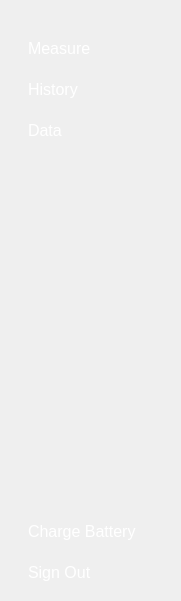
  <widget class="QWidget" name="sideBar" native="true">
   <property name="geometry">
    <rect>
     <x>0</x>
     <y>0</y>
     <width>181</width>
     <height>601</height>
    </rect>
   </property>
   <property name="styleSheet">
    <string notr="true">/* Sidebar QWidget */
#sideBar {
    background: qlineargradient(
spread:pad, x1:1, y1:0.045, x2:1, y2:1, stop:0 rgba(255, 120, 0, 255), stop:1 rgba(246, 97, 81, 255));
    border: none; /* Removes any default border */
}

/* QPushButtons inside the sidebar */
QPushButton {
    background: transparent; /* Transparent button background */
    color: white;            /* White text for visibility */
    border: none;            /* No border by default */
    font-size: 16px;         /* Adjust font size for visibility */
    padding: 8px;            /* Add padding around text */
    text-align: left;        /* Align text to the left */
}

QPushButton:hover {
    border: 1px solid rgba(255, 255, 255, 0.6); /* Light border on hover */
    border-radius: 4px;                         /* Rounded edges for hover effect */
}

QPushButton:pressed {
    background: rgba(255, 255, 255, 0.2); /* Subtle background change on click */
}
</string>
   </property>
   <layout class="QVBoxLayout" name="sidebarLayout">
    <property name="leftMargin">
     <number>20</number>
    </property>
    <property name="rightMargin">
     <number>20</number>
    </property>
    <item>
     <spacer name="verticalSpacer_2">
      <property name="orientation">
       <enum>Qt::Vertical</enum>
      </property>
      <property name="sizeType">
       <enum>QSizePolicy::Fixed</enum>
      </property>
      <property name="sizeHint" stdset="0">
       <size>
        <width>20</width>
        <height>20</height>
       </size>
      </property>
     </spacer>
    </item>
    <item>
     <widget class="QPushButton" name="measureButton">
      <property name="text">
       <string>Measure</string>
      </property>
      <property name="id" stdset="0">
       <number>0</number>
      </property>
     </widget>
    </item>
    <item>
     <widget class="QPushButton" name="historyButton">
      <property name="text">
       <string>History</string>
      </property>
      <property name="checkable">
       <bool>false</bool>
      </property>
      <property name="id" stdset="0">
       <number>1</number>
      </property>
     </widget>
    </item>
    <item>
     <widget class="QPushButton" name="newPageButton">
      <property name="text">
       <string>Data</string>
      </property>
      <property name="id" stdset="0">
       <number>2</number>
      </property>
     </widget>
    </item>
    <item>
     <spacer name="verticalSpacer">
      <property name="orientation">
       <enum>Qt::Vertical</enum>
      </property>
      <property name="sizeHint" stdset="0">
       <size>
        <width>20</width>
        <height>40</height>
       </size>
      </property>
     </spacer>
    </item>
    <item>
     <widget class="QPushButton" name="chargeButton">
      <property name="text">
       <string>Charge Battery</string>
      </property>
     </widget>
    </item>
    <item>
     <widget class="QPushButton" name="signOutButton">
      <property name="text">
       <string>Sign Out</string>
      </property>
     </widget>
    </item>
   </layout>
  </widget>
